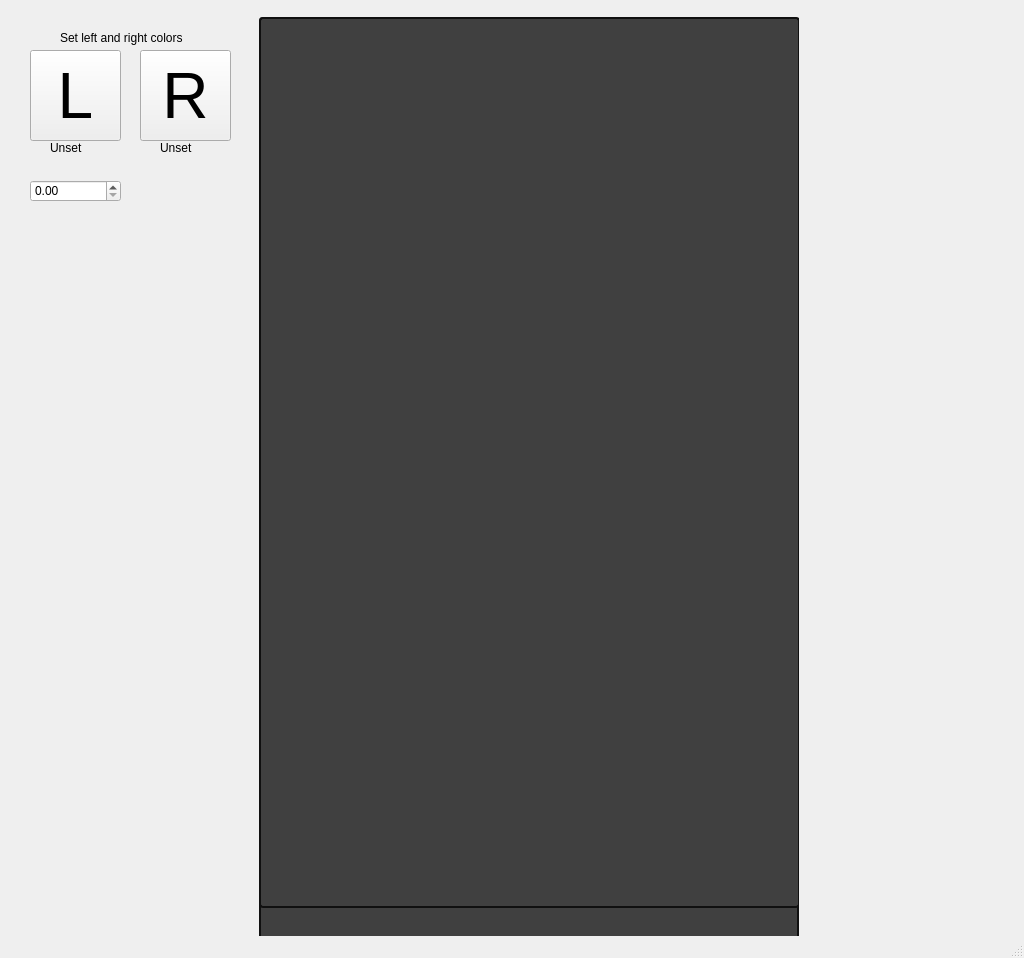
<?xml version="1.0" encoding="UTF-8"?>
<ui version="4.0">
 <class>MainWindow</class>
 <widget class="QMainWindow" name="MainWindow">
  <property name="geometry">
   <rect>
    <x>0</x>
    <y>0</y>
    <width>1024</width>
    <height>958</height>
   </rect>
  </property>
  <property name="sizePolicy">
   <sizepolicy hsizetype="MinimumExpanding" vsizetype="MinimumExpanding">
    <horstretch>0</horstretch>
    <verstretch>0</verstretch>
   </sizepolicy>
  </property>
  <property name="windowTitle">
   <string>Tower of Lights v3.0</string>
  </property>
  <property name="tabShape">
   <enum>QTabWidget::Rounded</enum>
  </property>
  <widget class="QWidget" name="centralWidget">
   <property name="sizePolicy">
    <sizepolicy hsizetype="MinimumExpanding" vsizetype="MinimumExpanding">
     <horstretch>0</horstretch>
     <verstretch>0</verstretch>
    </sizepolicy>
   </property>
   <property name="minimumSize">
    <size>
     <width>0</width>
     <height>0</height>
    </size>
   </property>
   <widget class="QWidget" name="gridLayoutWidget">
    <property name="geometry">
     <rect>
      <x>250</x>
      <y>-1</y>
      <width>931</width>
      <height>1041</height>
     </rect>
    </property>
    <layout class="QGridLayout" name="gridLayout">
     <property name="sizeConstraint">
      <enum>QLayout::SetDefaultConstraint</enum>
     </property>
     <property name="leftMargin">
      <number>9</number>
     </property>
     <property name="topMargin">
      <number>18</number>
     </property>
     <property name="rightMargin">
      <number>9</number>
     </property>
     <property name="bottomMargin">
      <number>18</number>
     </property>
     <property name="horizontalSpacing">
      <number>18</number>
     </property>
     <item row="1" column="2">
      <spacer name="horizontalSpacer">
       <property name="orientation">
        <enum>Qt::Horizontal</enum>
       </property>
       <property name="sizeType">
        <enum>QSizePolicy::Expanding</enum>
       </property>
       <property name="sizeHint" stdset="0">
        <size>
         <width>55</width>
         <height>20</height>
        </size>
       </property>
      </spacer>
     </item>
     <item row="1" column="1">
      <widget class="QFrame" name="frame">
       <property name="sizePolicy">
        <sizepolicy hsizetype="Preferred" vsizetype="Preferred">
         <horstretch>0</horstretch>
         <verstretch>0</verstretch>
        </sizepolicy>
       </property>
       <property name="minimumSize">
        <size>
         <width>540</width>
         <height>890</height>
        </size>
       </property>
       <property name="styleSheet">
        <string notr="true">background-color: rgb(64, 64, 64);
border: 2px solid rgb(16, 16, 16);
border-radius: 4px;</string>
       </property>
       <property name="frameShape">
        <enum>QFrame::StyledPanel</enum>
       </property>
       <property name="frameShadow">
        <enum>QFrame::Raised</enum>
       </property>
       <property name="lineWidth">
        <number>3</number>
       </property>
       <widget class="QWidget" name="gridLayoutWidget_2">
        <property name="geometry">
         <rect>
          <x>0</x>
          <y>0</y>
          <width>541</width>
          <height>891</height>
         </rect>
        </property>
        <layout class="QGridLayout" name="gridLayout_2">
         <property name="sizeConstraint">
          <enum>QLayout::SetMinimumSize</enum>
         </property>
         <property name="leftMargin">
          <number>9</number>
         </property>
         <property name="topMargin">
          <number>9</number>
         </property>
         <property name="rightMargin">
          <number>9</number>
         </property>
         <property name="bottomMargin">
          <number>9</number>
         </property>
        </layout>
       </widget>
      </widget>
     </item>
    </layout>
   </widget>
   <widget class="QPushButton" name="pushButton_3">
    <property name="geometry">
     <rect>
      <x>140</x>
      <y>50</y>
      <width>91</width>
      <height>91</height>
     </rect>
    </property>
    <property name="font">
     <font>
      <pointsize>48</pointsize>
     </font>
    </property>
    <property name="text">
     <string>R</string>
    </property>
   </widget>
   <widget class="QPushButton" name="pushButton_2">
    <property name="geometry">
     <rect>
      <x>30</x>
      <y>50</y>
      <width>91</width>
      <height>91</height>
     </rect>
    </property>
    <property name="font">
     <font>
      <pointsize>48</pointsize>
     </font>
    </property>
    <property name="text">
     <string>L</string>
    </property>
   </widget>
   <widget class="QLabel" name="label">
    <property name="geometry">
     <rect>
      <x>60</x>
      <y>30</y>
      <width>171</width>
      <height>16</height>
     </rect>
    </property>
    <property name="text">
     <string>Set left and right colors</string>
    </property>
   </widget>
   <widget class="QLabel" name="label_2">
    <property name="geometry">
     <rect>
      <x>50</x>
      <y>140</y>
      <width>59</width>
      <height>16</height>
     </rect>
    </property>
    <property name="text">
     <string>Unset</string>
    </property>
   </widget>
   <widget class="QLabel" name="label_3">
    <property name="geometry">
     <rect>
      <x>160</x>
      <y>140</y>
      <width>59</width>
      <height>16</height>
     </rect>
    </property>
    <property name="text">
     <string>Unset</string>
    </property>
   </widget>
   <widget class="QDoubleSpinBox" name="doubleSpinBox">
    <property name="geometry">
     <rect>
      <x>30</x>
      <y>180</y>
      <width>91</width>
      <height>22</height>
     </rect>
    </property>
   </widget>
  </widget>
  <widget class="QStatusBar" name="statusBar"/>
  <widget class="QMenuBar" name="menuBar">
   <property name="geometry">
    <rect>
     <x>0</x>
     <y>0</y>
     <width>1024</width>
     <height>21</height>
    </rect>
   </property>
  </widget>
 </widget>
 <layoutdefault spacing="6" margin="11"/>
 <resources/>
 <connections/>
</ui>
